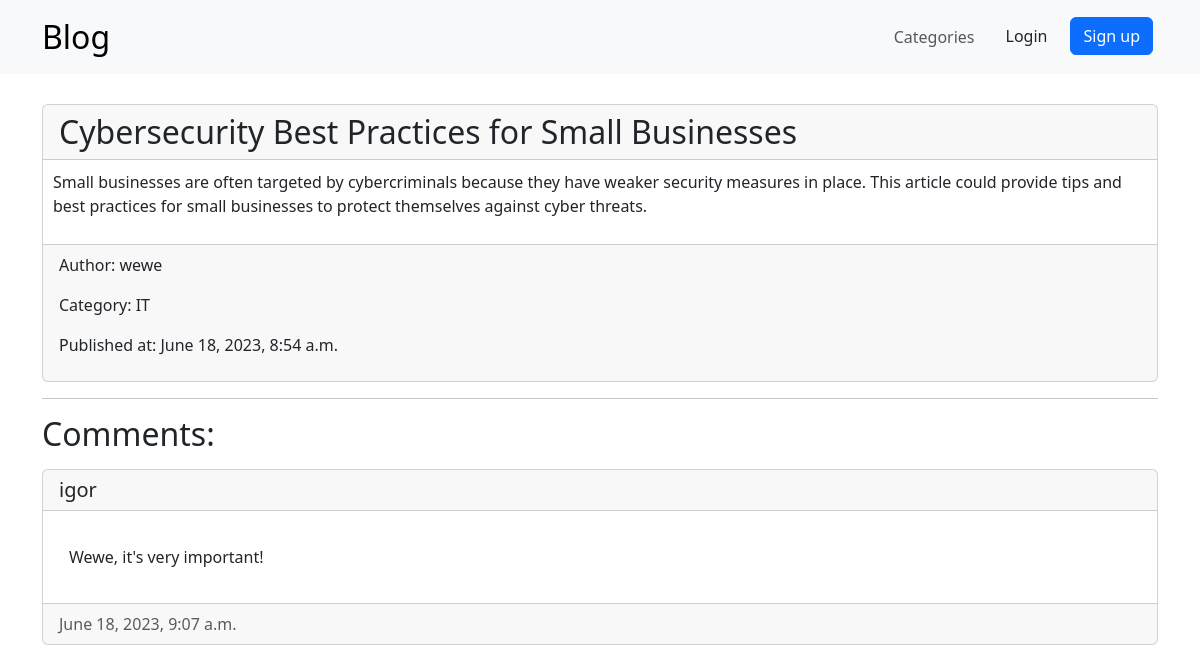
/posts/cybersecurity-best-practices-for-small-businesses, run on the app's committed database.
### Blog/models.py (models this page shows, shortened)
class Post(models.Model):
    title = models.CharField(max_length=120)
    slug = models.SlugField(max_length=255, unique=True, db_index=True, verbose_name="Slug")
    content = models.TextField()
    created_at = models.DateTimeField(auto_now_add=True)
    updated_at = models.DateTimeField(auto_now=True)
    author = models.ForeignKey(User, on_delete=models.CASCADE, related_name="blog_posts")
    category = models.ForeignKey(Category, on_delete=models.CASCADE, related_name="posts")
    tags = models.ManyToManyField(Tag, related_name='posts')
    def get_tags(self):
        return ', '.join([tag.tag_name for tag in self.tags.all()])
    get_tags.short_description = "Admin Names"
    class Meta:
        ordering = ['-created_at']

class Category(models.Model):
    category_name = models.CharField(max_length=120)
    def __str__(self):
        return self.category_name

class Comment(models.Model):
    text = models.TextField()
    author = models.ForeignKey(User, on_delete=models.CASCADE, related_name="comments")
    created_at = models.DateTimeField(auto_now_add=True)
    post = models.ForeignKey(Post, on_delete=models.CASCADE, related_name="comments")
    class Meta:
        ordering = ['created_at']

### Blog/views.py (the view, shortened to what this page needs)
# urls.py: path('posts/<slug:slug>', PostDetailView.as_view()),
class PostDetailView(generic.DetailView, FormMixin):
    model = Post
    template_name = 'Blog/post_detail.html'
    form_class = CommentForm

### templates/Blog/post_detail.html (shortened to what this page needs)
{% extends 'base.html' %}
{% block content %}
    <article class="post card">
        <h2 class="card-header">{{ post.title }}</h2>
        <p class="card-text">{{ post.content|linebreaksbr }}</p>
        <div class="card-footer">
            <p>Author: {{ post.author }}</p>
            <p>Category: {{ post.category }}</p>
            <p>Published at:
                <time class="date">
                    {{ post.created_at }}
                </time>
            </p>
        </div>
    </article>
    {% if post.comments.last %}
        <hr>
        <div>
            <h2>Comments:</h2>
            {% for comment in post.comments.all %}
                <div class="card comment">
                    <h5 class="card-header mb-2">{{ comment.author }}</h5>
                    <div class="card-body">
                        <p class="card-text mb-2">{{ comment.text }}</p>
                    </div>
                    <div class="card-footer text-body-secondary" style="display: flex;">
                        <time class="me-auto mt-2 mt-lg-0">{{ comment.created_at }}</time>
                    </div>
                </div>
            {% endfor %}
        </div>
    {% endif %}
{% endblock %}

### static/css/style.css (style rules this page uses)
.post { margin-top: 15px; }
.comment { margin-top: 15px; margin-bottom: 15px; }
.card-text { padding: 10px; }

### data on the page
Post: title "Cybersecurity Best Practices for Small Businesses", content "Small businesses are often targeted by cybercriminals because they have weaker security measures in place. This article could provide tips and best practices for small businesses to protect themselves against cyber threats.", author "wewe", category "IT", created_at "June 18, 2023, 8:54 a.m."
Comment: author "igor", text "Wewe, it's very important!", created_at "June 18, 2023, 9:07 a.m."
